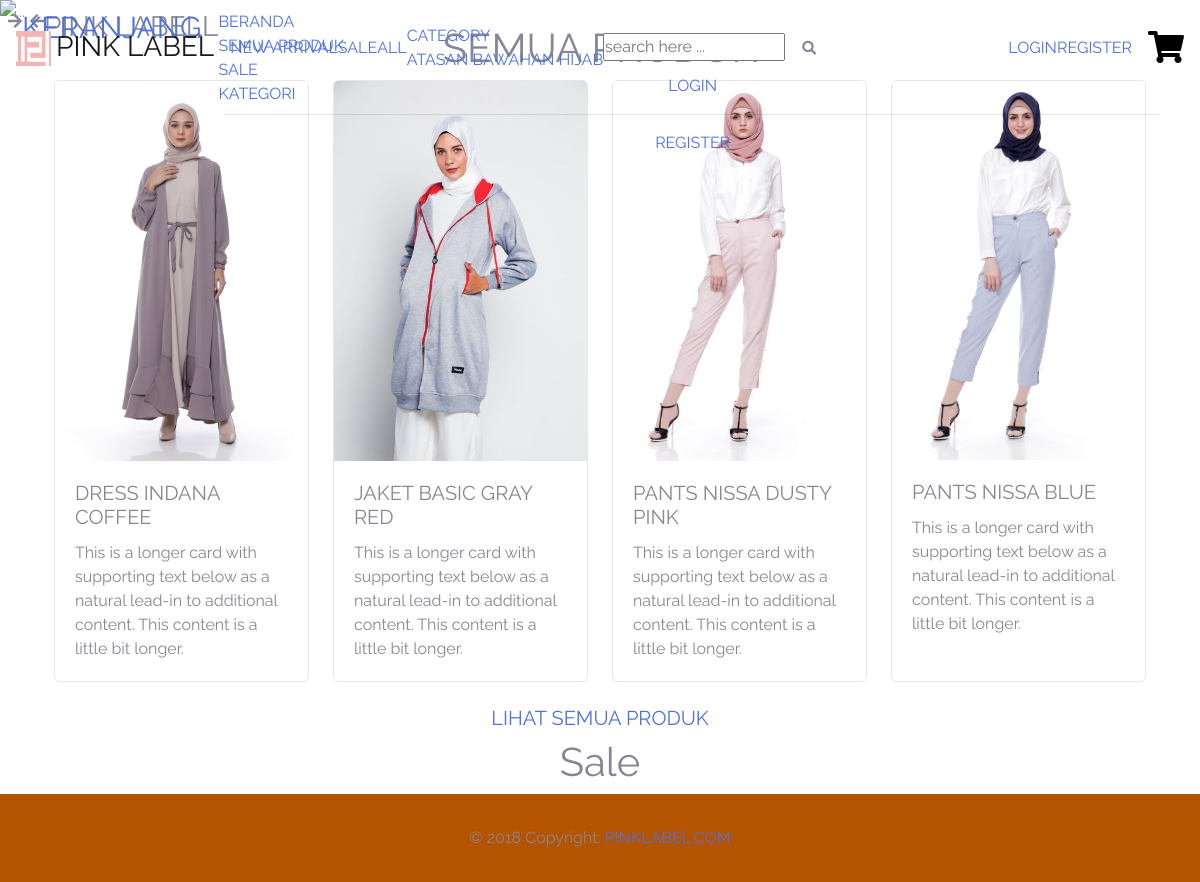
The page / on the database its author committed.
### tables this page shows
CREATE TABLE `kategori_produk` (
  `id` int(11) NOT NULL,
  `kategori` varchar(128) NOT NULL
);

CREATE TABLE `produk` (
  `id` int(11) NOT NULL,
  `nama` varchar(128) NOT NULL,
  `id_sub_kategori` int(11) NOT NULL,
  `stok` int(11) NOT NULL,
  `harga` int(11) NOT NULL,
  `deskripsi` varchar(1000) NOT NULL,
  `gambar` varchar(128) NOT NULL,
  `sale` int(1) NOT NULL
);

### application/controllers/home.php (called while the page is built, shortened)
<?php
class Home extends CI_Controller {
	public function index()
	{
		$this->load->model('User_model', 'user');
		if(!$this->session->has_userdata('email')){
			$data = [
				'email' => 'kosong',
				'role_id' => 3
			];
			$this->session->set_userdata($data);
		}
		$data['user'] = $this->user->getUser();
		$this->load->view('templates/header', $data);
		$this->load->view('home/index', $data);
		$this->load->view('templates/footer', $data);
	}
}

### index.php (called while the page is built, shortened)
<?php
require_once BASEPATH.'core/CodeIgniter.php';

### application/models/User_model.php (called while the page is built, shortened)
<?php
class User_model extends CI_Model {
	public function getUser()
	{
		return $this->db->get_where('users', ['email'=> $this->session->userdata('email')])->row_array();
	}
}

### application/views/home/index.php (the view, shortened to what this page needs)
<header>
  <div id="carouselId" class="carousel slide carousel-fade" data-ride="carousel">
    <ol class="carousel-indicators">
      <li data-target="#carouselId" data-slide-to="0" class="active"></li>
      <li data-target="#carouselId" data-slide-to="1"></li>
    </ol>
    <div class="carousel-inner" >
      <div class="carousel-item active " >
        <img src="<?= base_url('assets/img/bg/'); ?>1.jpg" class="d-block w-100 " alt="...">
      </div>
    </div>
    <a class="carousel-control-prev" href="#carouselId" role="button" data-slide="prev">
      <span class="carousel-control-prev-icon" aria-hidden="true"></span>
    </a>
    <a class="carousel-control-next" href="#carouselId" role="button" data-slide="next">
      <span class="carousel-control-next-icon" aria-hidden="true"></span>
    </a>
  </div>
</header>
<section id="semua-produk">
  <div class="container">
    <div class="row justify-content-center">
      <h1>SEMUA PRODUK</h1>
    </div>
    <div class="row">
      <?php
        $this->db->from('produk');
        $this->db->order_by("id", "desc");
        $produkk = $this->db->get()->result_array();
       ?>
      <?php $i=0; ?>
      <?php foreach ($produkk as $p) : ?>
      <?php if($i++ >= 4){
        break;
      } ?>
      <div class="col-lg-3 col-6 mb-4">
        <div class="card h-100">
          <img src="<?= base_url('assets/img/item/').$p['gambar']; ?>" class="card-img-top">
          <div class="card-body">
            <h5 class="card-title"><?= $p['nama']; ?></h5>
            <p class="card-text">This is a longer card with supporting text below as a natural lead-in to additional content. This content is a little bit longer.</p>
          </div>
        </div>
      </div>
      <?php endforeach; ?>
    </div>
    <div class="row justify-content-center">
        <a href="<?= base_url('seluruh_koleksi'); ?>" class="h5 link-pink-label">LIHAT SEMUA PRODUK</a>
    </div>
  </div>
</section>
<section id="cuci-gudang" class="bg-grey">
  <div class="container">
    <div class="row justify-content-center">
      <h1>Sale</h1>
    </div>
  </div>
</section>

### application/views/templates/header.php (shortened to what this page needs)
<!DOCTYPE html>
<html lang="en">
<head>
  <link href="<?= base_url('assets/'); ?>css/bootstrap.min.css" rel="stylesheet" type="text/css">
  <link href="<?= base_url('assets/'); ?>css/sb-admin-2.min.css" rel="stylesheet" type="text/css">
  <link href="<?= base_url('assets/'); ?>vendor/fontawesome-free/css/all.min.css" rel="stylesheet" type="text/css">
  <link href="<?= base_url('assets/'); ?>css/pinklabel.css" rel="stylesheet" type="text/css">
</head>
<body>
  <nav id="sidebar">
    <div id="dismiss">
        <i class="fas fa-arrow-left"></i>
    </div>
    <div class="sidebar-header">
        <h3>Pink Labell</h3>
    </div>
    <ul class="list-unstyled components">
        <li>
            <a href="#">Beranda</a>
          </li>
        <li>
            <a href="#">Semua Produk</a>
        </li>
        <li>
            <a href="<?= base_url('sale'); ?>">Sale</a>
        </li>
        <li>
            <a href="#pageSubmenu" data-toggle="collapse" aria-expanded="false">Kategori</a>
        </li>
    </ul>
</nav>
<nav id="sidebar2" class="pr-3 pl-2">
    <div id="dismiss2">
        <i class="fas fa-arrow-right"></i>
    </div>
    <div class="sidebar-header">
        <a href="<?= base_url('keranjang'); ?>" class="h3 nav-link-pink" style="font-size: 30px;">KERANJANG</a>
    </div>
    <?php if($user['role_id'] == 3) :?>
    <div class="container mt-4">
      <div class="row justify-content-center">
        <div class="col text-center">
          <p style="color:black">anda belum login</p>
          <a class="nav-link-pink"href="<?php echo base_url('auth') ?>">LOGIN</a>
          <hr>
          <a class="nav-link-pink" href="<?=base_url('auth/register'); ?>">REGISTER</a>
        </div>
      </div>
    </div>
    <?php endif; ?>
</nav>
<div class="wrapper">
  <div id="content">
  <nav class="navbar navbar-expand navbar-light bg-pink mb-4 fixed-top">
    <a class="navbar-brand logo-label-pink mt-1 d-none d-sm-inline-block" href="<?= base_url(); ?>">
      <img class="mb-1 d-none d-md-inline" src="<?= base_url('assets/'); ?>img/bg/logo.png" width="35" height="35" alt="">
      <span class="h3">Pink Label</span>
    </a>
    <a class="nav-link-pink d-none d-xl-inline" href="">New Arrival</a>
    <a class="nav-link-pink d-none d-xl-inline" href="<?= base_url('sale'); ?>">Sale</a>
    <a class="nav-link-pink d-none d-xl-inline" href="<?= base_url('seluruh_koleksi'); ?>">All</a>
    <div class="dropdown-nav-pink d-none d-xl-inline-block position-relative">
      <a class="nav-link-pink" href="<?= base_url('seluruh_koleksi'); ?>">Category</a>
      <div class="dropdown-kategori-pink">
          <?php $kategori = $this->db->get('kategori_produk')->result_array(); ?>
          <?php foreach($kategori as $k): ?>
            <a class="dropdown-item-pink" href="<?= base_url('koleksi/').$k['kategori']; ?>"> <?= $k['kategori']; ?> </a>
          <?php endforeach; ?>
      </div>
    </div>
    <form class="d-inline-block" action="<?php echo base_url('search/all') ?>" method="get">
      <input type="text" name="keyword" class="input-search-pink" placeholder="search here ..." >
      <div class="d-inline-block">
        <button class="btn btn-pink-search" type="submit">
          <i class="fas fa-search fa-sm"></i>
        </button>
      </div>
    </form>
    <?php if($user['role_id'] == 3): ?>
      <a class="nav-link-pink d-none d-xl-inline" href="<?= base_url('auth'); ?>">Login</a>
      <a class="nav-link-pink d-none d-xl-inline" href="<?= base_url('auth/register'); ?>">Register</a>
    <?php endif; ?>
    <button id="sidebarCollapse2" class="ml-0 d-inline" style="border:none; background: none;">
      <i style="color:black;" class="fas fa-2x fa-shopping-cart"></i>
    </button>
  </nav>

### assets/css/pinklabel.css (style rules this page uses)
* { margin: 0; padding: 0; box-sizing: border-box; font-family: 'Raleway', sans-serif ; }
nav { display: flex; position: fixed; z-index: 5; top: 0; left: 0; width: 100%; height: 12vh; background: none; padding: 10px 30px 10px; transition: all .3s ease-out; text-transform: uppercase; }
.card img { display: block; max-width: 100%; height: auto; }

### rows shown on the page
kategori_produk: kategori "ATASAN"
kategori_produk: kategori "BAWAHAN"
kategori_produk: kategori "HIJAB"
produk: gambar (picture), nama "DRESS INDANA COFFEE"
produk: gambar (picture), nama "JAKET BASIC GRAY RED"
produk: gambar (picture), nama "PANTS NISSA DUSTY PINK"
produk: gambar (picture), nama "PANTS NISSA BLUE"
